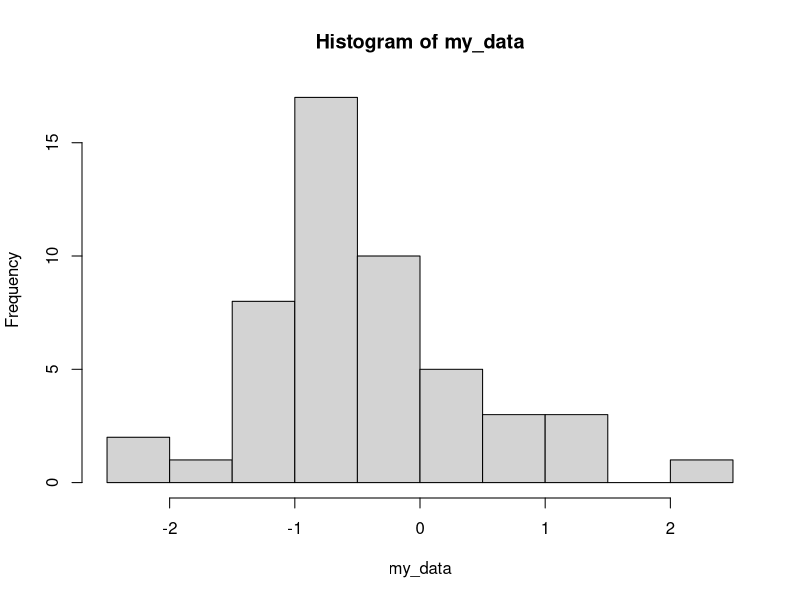
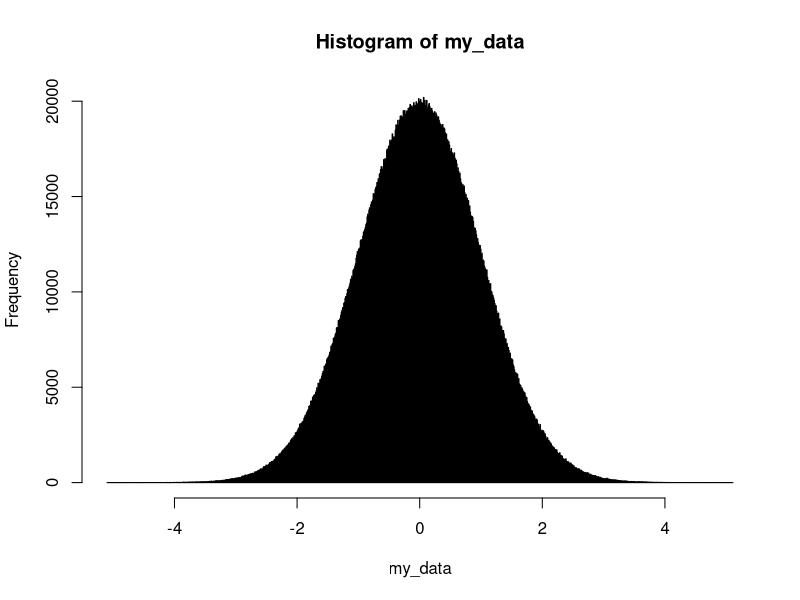
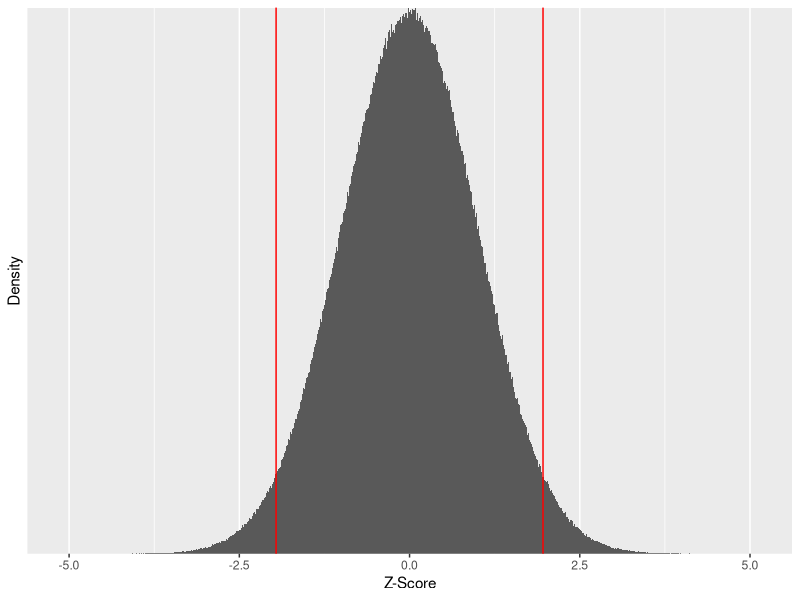
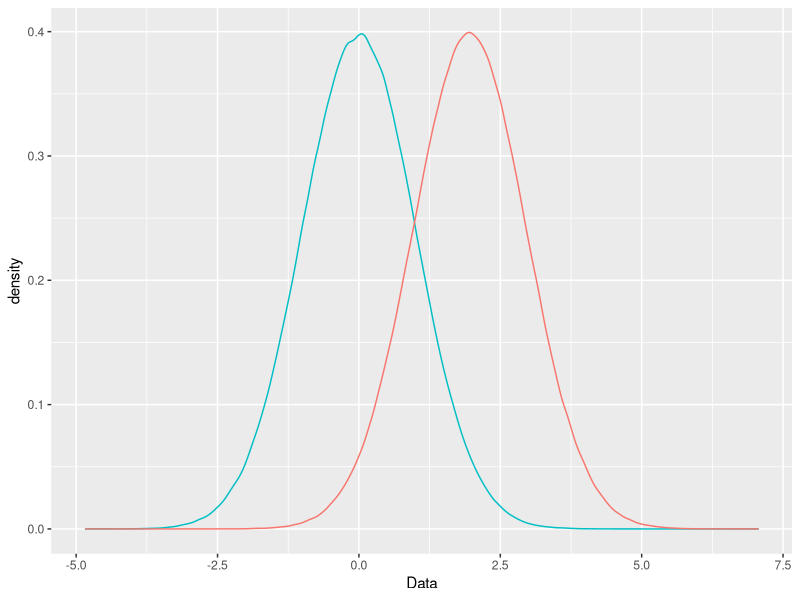
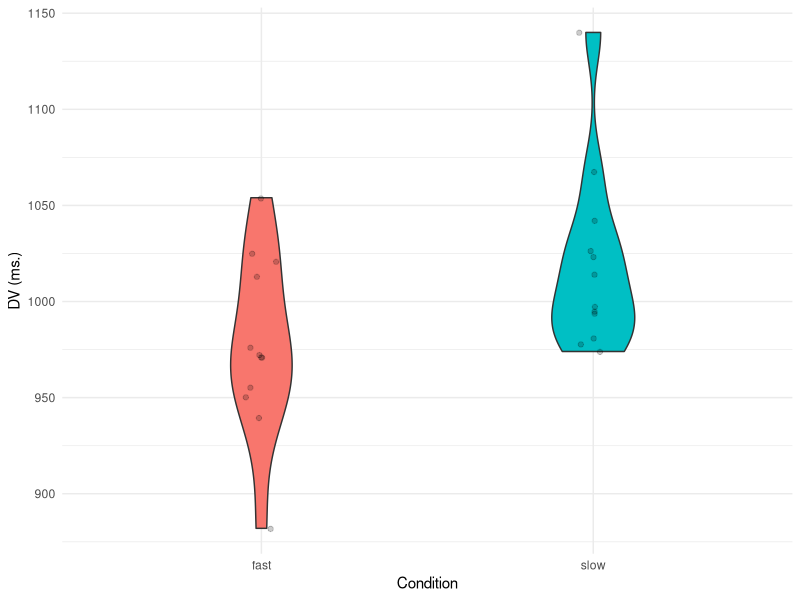
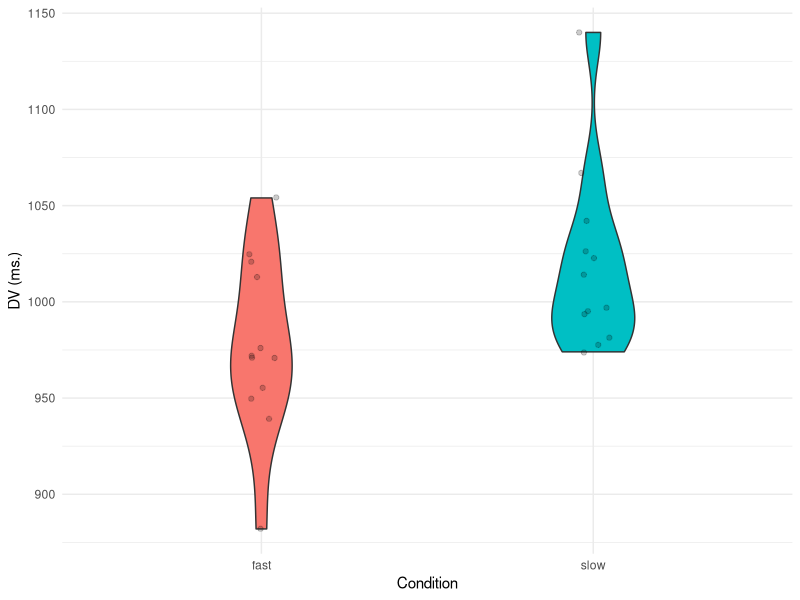

The R script that drew these images, in order:
library(tidyverse) # Usual tidyverse packages

# We can use the rnorm() function to sample x times from a normal distribution where we specify
# the mean and the sd.  

rnorm(5, 0, 1)
rnorm(5, 0, 1)

set.seed(1234)
rnorm(5, 0, 1)
set.seed(1234)
rnorm(5, 0, 1)

# As we haven't used set.seed() the random samples are different from each other. Below we use
# set.seed() to ensure we can reproduce the output.

# Here we sample 50 times from a normal distribution with a mean of zero 
# and sd of 1.  We use the set.seed() function so we can reproduce this random sample.

set.seed(1234)
my_data <- rnorm(50, 0, 1)
hist(my_data)

set.seed(1234)
my_data <- rnorm(5000000, 0, 1)
hist(my_data, breaks = 1000)

my_data %>%
  as_tibble() %>%
  filter(value > 1.96 | value < -1.96) %>%
  count() 

my_data %>%
  as_tibble() %>%
  transmute(z_score = value) %>%
  ggplot(aes(x = z_score)) +
  geom_histogram(bins = 1000) +
  geom_vline(xintercept = 1.96, colour = "red") +
  geom_vline(xintercept = -1.96, colour = "red") +
  ylab("Density") + 
  xlab("Z-Score") + 
  scale_y_discrete(labels = NULL)

# Plotting two distributions on the same graph

set.seed(1234)
condition1 <- rnorm(1000000, 0, 1)
condition2 <- rnorm(1000000, 1.96, 1)
my_data <- as_tibble(cbind(condition1, condition2))

ggplot(my_data) + 
  geom_density(aes(x = condition1, y = ..density.., colour = "red")) +
  geom_density(aes(x = condition2, y = ..density.., colour = "green")) + 
  xlab("Data") + 
  guides(colour = FALSE)

# First let's simulate data from a one factor between participants experiment.
# Each of the 24 participant will have 1 measures - one for each level of the factor.

# First let's create a vector for our participants.  It will range from 1 to 24

participant <- rep(1:24)

# We can check we have what we want by typing the variable name

participant

# Now we need to create the conditions - Condition 1 we will label 'fast' 
# and Condition 2 we will label 'slow' 
# We use the c() function to combine the arguments that follow 
# it (i.e., "fast" and "slow") into a vector.
# The first 12 participants are in the "fast" condition, and the second 12 the "slow"

condition <- c(rep("fast", times = 12), rep("slow", times = 12))

# We now have "fast" and "slow" repeated 12 times each - check this by 
# typing "condition"

condition
  

# Now we need to simulate our data - we will assume we're sampling from the normal distribution so will
# use the rnorm function.  This selects samples from a normal distribution where we specify the mean
# and sd.  We want to simulate the data for our "fast" condition as coming from a distribution with a 
# mean = 1000 and sd = 50, and the data for our "slow" condition from a distribution with a mean = 1020
# and sd = 50. We need to make sure we set up our sampling using the rnorm() function in the same way 
# as we did for specifying the condition variable.

# To make sure we can reproduce these random samples in future, we can use the function set.seed()
# to specify the start of the random number generation.

set.seed(1234)
dv <- c(rnorm(12, 1000, 50), rnorm(12, 1020, 50))
dv

# We now need to combined our 3 columns into a tibble. We use the cbind() function to first bind the three
# variables together as columns, and then tibble() to convert these three combined columns to a tibble.

my_data <- as_tibble(cbind(participant, condition, dv))
my_data
  
my_tidied_data <- my_data %>%
  mutate(condition = factor(condition), dv = as.integer(dv))

my_tidied_data

ggplot(my_tidied_data, aes(x = condition, y = dv, fill = condition)) +
  geom_violin(width = .25) +
  stat_summary(fun.data = "mean_cl_boot", colour = "black") +
  geom_jitter(alpha = .2, width = .05) +
  guides(fill = FALSE) +
  labs(x = "Condition", y = "DV (ms.)") +
  theme_minimal()

ggsave("images/plot1.png")

my_tidied_data %>%
  group_by(condition) %>%
  summarise(mean_dv = mean(dv), sd_dv = sd(dv))

# Running a t-test to see if the two conditions differ
t.test(filter(my_tidied_data, condition == "fast")$dv, 
       filter(my_tidied_data, condition == "slow")$dv, paired = FALSE)

